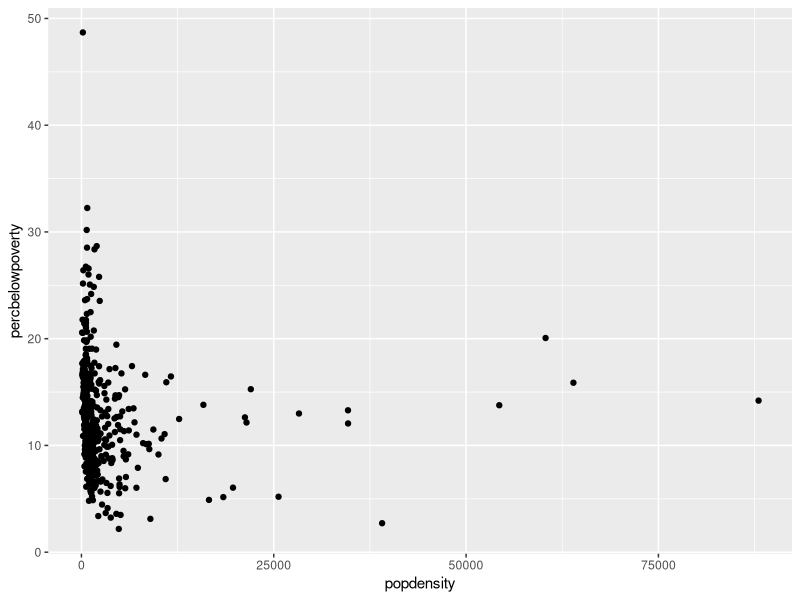
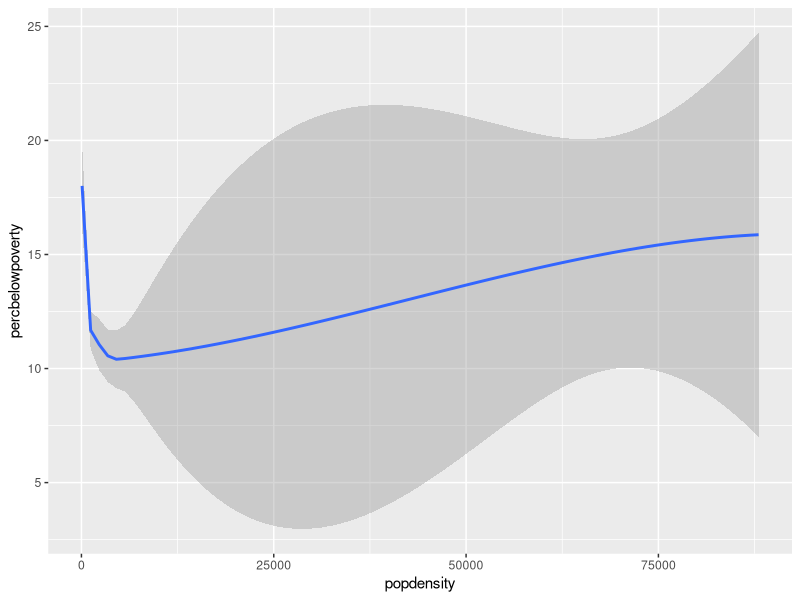
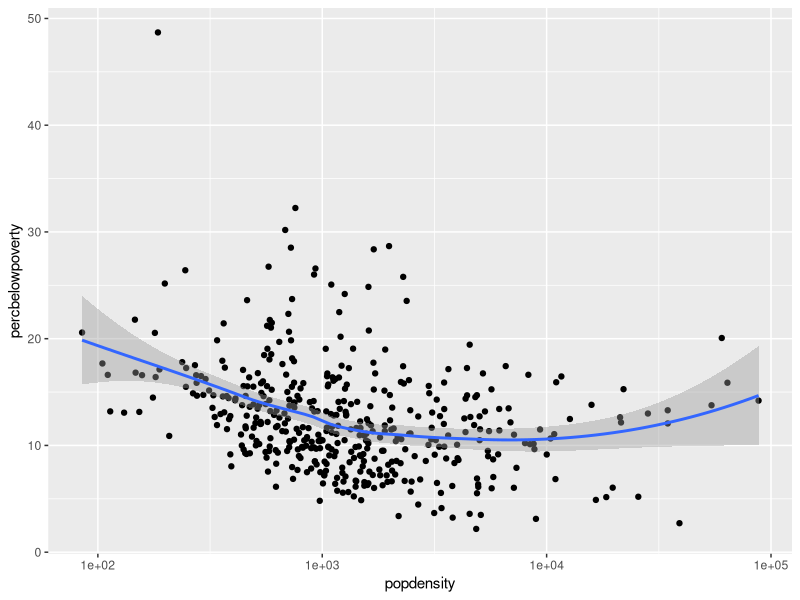
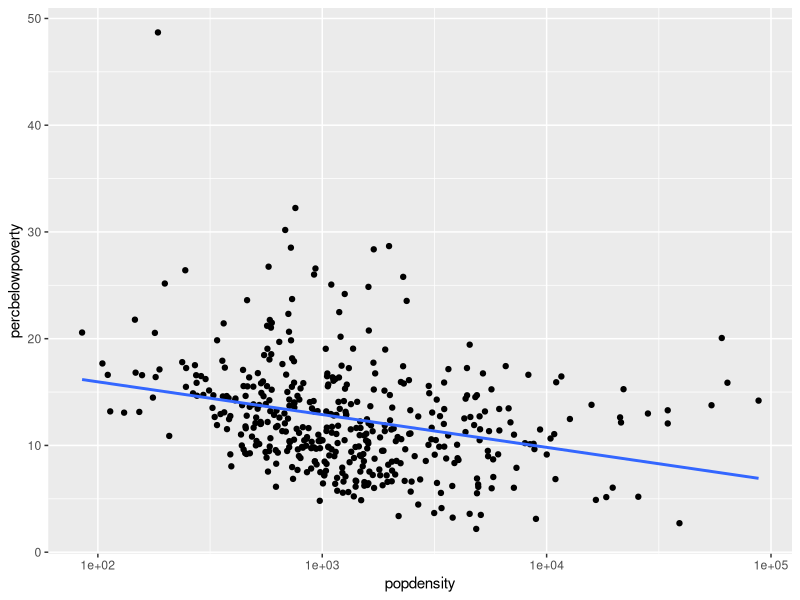
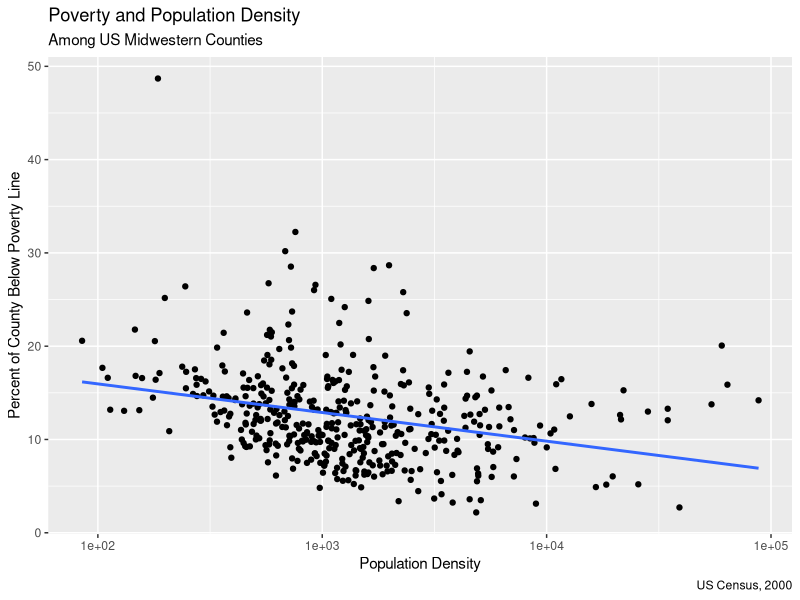
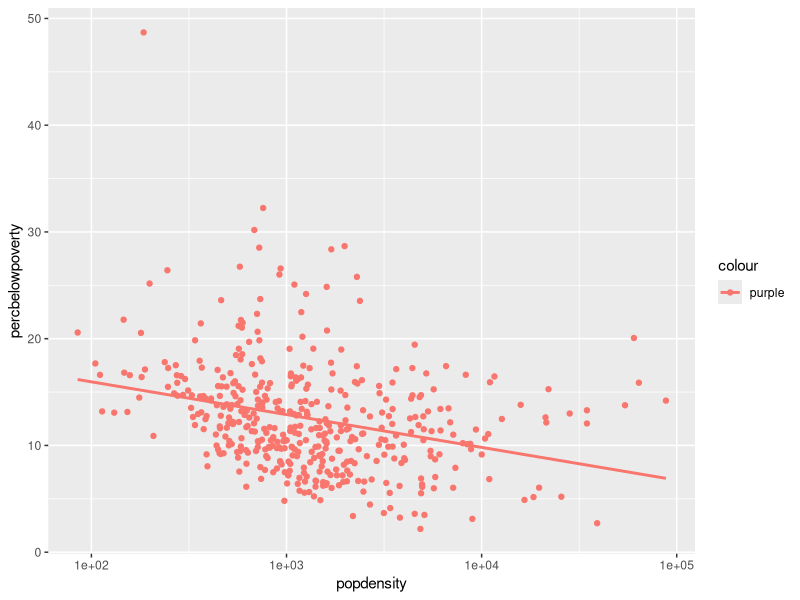
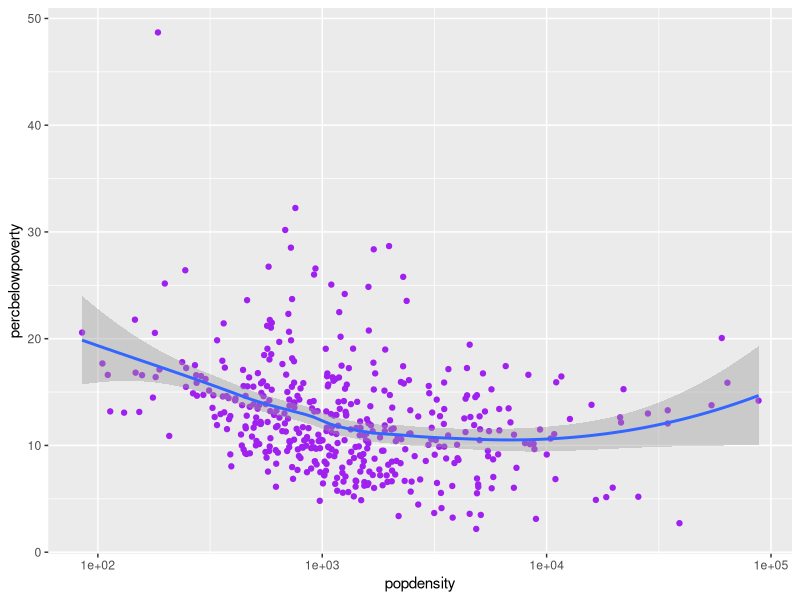
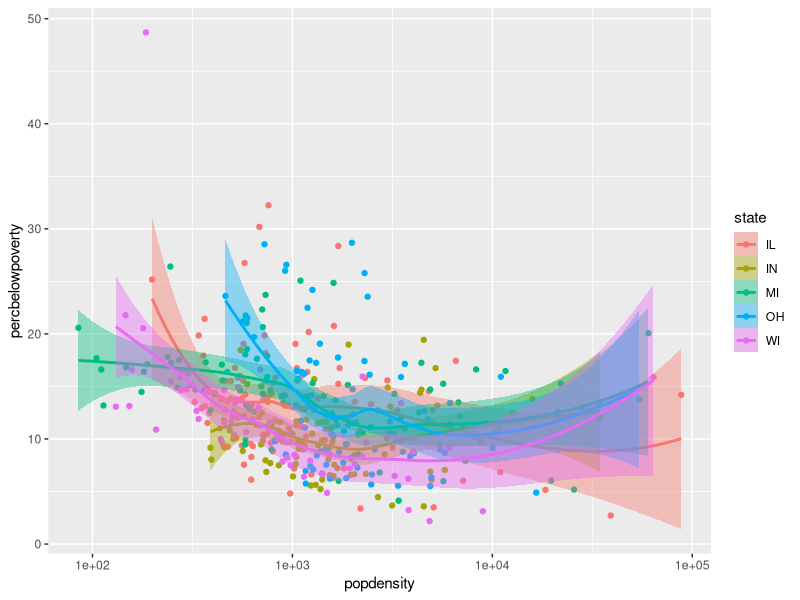

Reproduce these figures in R, in order.
## ---- chunk 1
#| echo: true

library(ggplot2)
midwest

## ---- chunk 2
#| echo: true
p <- ggplot(data = midwest)
## ---- chunk 3
#| echo: true
p <- ggplot(data = midwest,
            mapping = aes(x = popdensity,
                          y = percbelowpoverty))
## ---- chunk 4
#| echo: true
#| output-location: slide
#| fig.width: 6
ggplot(data = midwest, 
      mapping = aes(x = popdensity, y = percbelowpoverty)) + 
  geom_point()
## ---- chunk 5
#| echo: true
#| output-location: slide
#| fig.width: 6

ggplot(data = midwest, 
      mapping = aes(x = popdensity, y = percbelowpoverty)) + 
  geom_smooth()

## ---- chunk 6
#| echo: true
#| output-location: slide
#| fig.width: 6


ggplot(data = midwest, 
      mapping = aes(x = popdensity, y = percbelowpoverty)) + 
  geom_point() + 
  geom_smooth() +
  scale_x_log10()
## ---- chunk 7
#| echo: true
#| output-location: slide
#| fig.width: 6

ggplot(data = midwest, 
      mapping = aes(x = popdensity, y = percbelowpoverty)) + 
  geom_point() + 
  geom_smooth(method = "lm", se = FALSE) +
  scale_x_log10()
## ---- chunk 8
#| echo: true
#| output-location: slide
#| fig.width: 6

p2 <- ggplot(data = midwest, 
      mapping = aes(x = popdensity, y = percbelowpoverty)) + 
  geom_point() +
  geom_smooth(method = "lm", se = FALSE) +
  scale_x_log10() +
  labs(
    x = "Population Density",
    y = "Percent of County Below Poverty Line", 
    title = "Poverty and Population Density",
    subtitle = "Among US Midwestern Counties", 
    caption = "US Census, 2000"
  )
p2
## ---- chunk 9
#| echo: true
#| output-location: slide
#| fig.width: 6

ggplot(data = midwest, 
      mapping = aes(x = popdensity, y = percbelowpoverty,
                    color = "purple")) + 
  geom_point() + 
  geom_smooth(method = "lm", se = FALSE) +
  scale_x_log10()
## ---- chunk 10
#| echo: true
#| output-location: slide
#| fig.width: 6

ggplot(data = midwest, 
      mapping = aes(x = popdensity, y = percbelowpoverty)) + 
  geom_point(color = "purple") + 
  geom_smooth() +
  scale_x_log10()
## ---- chunk 11
#| echo: true
#| output-location: slide
#| fig.width: 6

ggplot(data = midwest, 
      mapping = aes(x = popdensity, 
                    y = percbelowpoverty,
                    color = state, 
                    fill= state)) + 
  geom_point() + 
  geom_smooth() +
  scale_x_log10()
## ---- chunk 12
#| echo: true
#| output-location: slide
#| fig.width: 6

ggplot(data = midwest, 
      mapping = aes(x = popdensity, 
                    y = percbelowpoverty)) + 
  geom_point(mapping = aes(color = state)) + 
  geom_smooth(color = "black") +
  scale_x_log10()
## ---- chunk 13
#| echo: true
#| output-location: slide
#| fig.width: 6

ggplot(data = midwest,
       mapping = aes(x = percbelowpoverty)) +
  geom_histogram()
## ---- chunk 14
#| echo: true
#| output-location: slide
#| fig.width: 6

ggplot(data = midwest,
       mapping = aes(x = percbelowpoverty)) +
  geom_histogram() +
  facet_wrap(~ state)
## ---- chunk 15
#| echo: true
#| output-location: slide
#| fig.width: 6

ggplot(data = midwest,
       mapping = aes(x = percbelowpoverty,
                     fill = state, color = state)) +
  geom_density(alpha = .3)
## ---- chunk 16
#| echo: true
#| output-location: slide
#| fig.width: 6

ggplot(data = midwest,
       mapping = aes(x = state,
                     y = percbelowpoverty)) +
  geom_boxplot()
